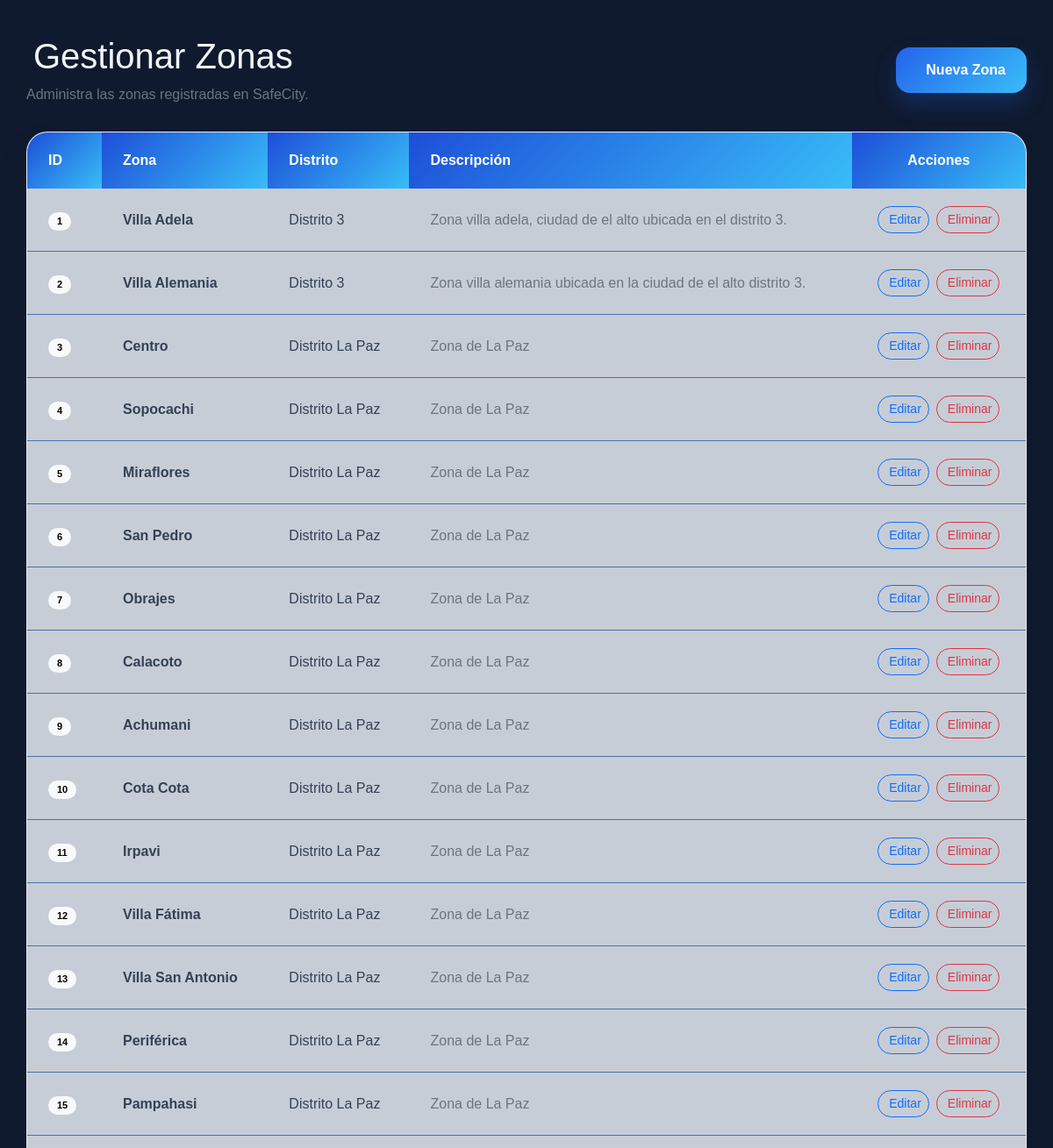
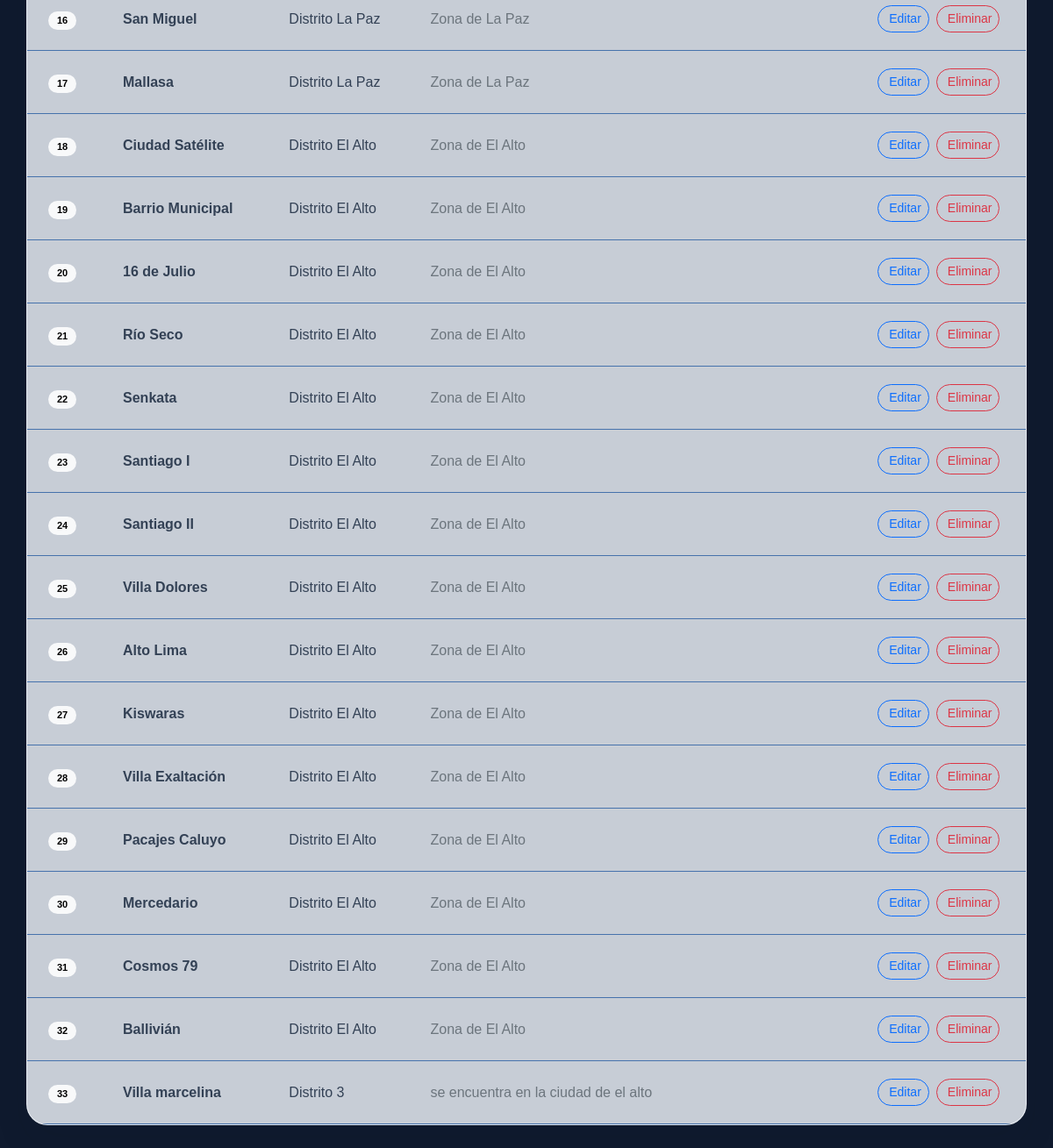
The app's page /zonas (signed in) with its own data (2 pictures, top to bottom).
### app/models/zona.py (models this page shows)
class Zona(db.Model):
    __tablename__ = "zonas"
    id_zona = db.Column(
        db.Integer,
        primary_key=True
    )
    nombre_zona = db.Column(
        db.String(100),
        nullable=False
    )
    distrito = db.Column(
        db.String(100)
    )
    descripcion = db.Column(
        db.String(200)
    )

### app/blueprints/zonas/routes.py (the view)
@zonas_bp.route("/zonas")
@login_required
def listar():
    zonas = Zona.query.all()
    return render_template(
        "zonas/listar.html",
        zonas=zonas
    )

### app/__init__.py (called while the page is built)
@login_manager.user_loader
def load_user(user_id):
    return Usuario.query.get(
        int(user_id)
    )

### app/templates/zonas/listar.html (shortened to what this page needs)
{% extends "base.html" %}
{% block content %}
<div class="admin-page">
<div class="admin-header">
    <div>
        <h1 class="admin-title">
            Gestionar Zonas
        </h1>
        <p class="text-secondary mb-0">
            Administra las zonas registradas en SafeCity.
        </p>
    </div>
    <a href="{{ url_for('zonas.crear') }}"
       class="admin-btn">
        Nueva Zona
    </a>
</div>
<div class="admin-card">
    <div class="table-responsive">
        <table class="table align-middle mb-0">
            <thead>
                <tr>
                    <th>ID</th>
                    <th>Zona</th>
                    <th>Distrito</th>
                    <th>Descripción</th>
                    <th class="text-center">Acciones</th>
                </tr>
            </thead>
            <tbody>
                {% for zona in zonas %}
                <tr>
                    <td>
                        <span class="badge rounded-pill text-bg-light">
                            {{ zona.id_zona }}
                        </span>
                    </td>
                    <td class="fw-semibold">
                        {{ zona.nombre_zona }}
                    </td>
                    <td>
                        Distrito {{ zona.distrito }}
                    </td>
                    <td class="text-secondary">
                        {{ zona.descripcion }}
                    </td>
                    <td>
                        <div class="d-flex justify-content-center gap-2">
                            <a href="{{ url_for('zonas.editar', id=zona.id_zona) }}"
                               class="btn btn-sm btn-outline-primary rounded-pill">
                                Editar
                            </a>
                            <a href="{{ url_for('zonas.eliminar', id=zona.id_zona) }}"
                               class="btn btn-sm btn-outline-danger rounded-pill"
                               onclick="return confirm('¿Deseas eliminar esta zona?')">
                                Eliminar
                            </a>
                        </div>
                    </td>
                </tr>
                {% endfor %}
            </tbody>
        </table>
    </div>
</div>
</div>
{% endblock %}

### app/static/css/style.css (style rules this page uses)
body { background:#eef3f8; font-family:Arial,Helvetica,sans-serif; }
.btn { border-radius:10px; }
.table { background:white; border-radius:10px; }

### app/static/css/safecity.css (style rules this page uses)
:root { --bg-primary:#0f1a2e; --bg-secondary:#162035; --bg-accent:#0c1e3d; --blue-primary:#2563eb; --blue-secondary:#1a3a8f; --blue-light:#60a5fa; --text-primary:#f1f5f9; --text-secondary:#cbd5e1; --text-muted:#64748b; --success:#34d399; --warning:#fbbf24; --border:rgba(255,255,255,.08); --radius-sm:8px; --radius-md:12px; --radius-lg:18px; }
* { box-sizing:border-box; margin:0; padding:0; }
body { background:var(--bg-primary); color:var(--text-primary); font-family:Arial,Helvetica,sans-serif; }
.badge { padding:5px 10px; border-radius:20px; font-size:11px; }
.admin-page { max-width: 1400px; margin: 0 auto; padding: 40px 30px; }
.admin-header { display: flex; justify-content: space-between; align-items: center; gap: 20px; margin-bottom: 30px; }
.admin-card { background: #f8fbff; border: 1px solid rgba(148, 163, 184, .18); border-radius: 24px; overflow: hidden; box-shadow: 0 20px 40px rgba( 15, 23, 42, .08 ); }
.admin-btn { display: inline-flex; align-items: center; gap: 10px; padding: 14px 24px; background: linear-gradient( 135deg, #2563eb, #38bdf8 ); color: #fff; text-decoration: none; border-radius: 16px; font-weight: 600; box-shadow: 0 12px 24px rgba( 37, 99, 235, .25 ); transition: all .25s ease; }
.admin-card .table { margin: 0; }
.admin-card table thead th { background: linear-gradient( 135deg, #1d4ed8, #38bdf8 ); color: #fff; border: none; padding: 20px 24px; }
.admin-card table tbody td { padding: 20px 24px; vertical-align: middle; background: #c7cdd6; color: #334155; }
.admin-card table tbody tr { border-color: #4672ac; }

### records on screen
Zona: id_zona "1", nombre_zona "Villa Adela", distrito "3", descripcion "Zona villa adela, ciudad de el alto ubicada en el distrito 3."
Zona: id_zona "2", nombre_zona "Villa Alemania", distrito "3", descripcion "Zona villa alemania ubicada en la ciudad de el alto distrito 3."
Zona: id_zona "3", nombre_zona "Centro", distrito "La Paz", descripcion "Zona de La Paz"
Zona: id_zona "4", nombre_zona "Sopocachi", distrito "La Paz", descripcion "Zona de La Paz"
Zona: id_zona "5", nombre_zona "Miraflores", distrito "La Paz", descripcion "Zona de La Paz"
Zona: id_zona "6", nombre_zona "San Pedro", distrito "La Paz", descripcion "Zona de La Paz"
Zona: id_zona "7", nombre_zona "Obrajes", distrito "La Paz", descripcion "Zona de La Paz"
Zona: id_zona "8", nombre_zona "Calacoto", distrito "La Paz", descripcion "Zona de La Paz"
Zona: id_zona "9", nombre_zona "Achumani", distrito "La Paz", descripcion "Zona de La Paz"
Zona: id_zona "10", nombre_zona "Cota Cota", distrito "La Paz", descripcion "Zona de La Paz"
Zona: id_zona "11", nombre_zona "Irpavi", distrito "La Paz", descripcion "Zona de La Paz"
Zona: id_zona "12", nombre_zona "Villa Fátima", distrito "La Paz", descripcion "Zona de La Paz"
Zona: id_zona "13", nombre_zona "Villa San Antonio", distrito "La Paz", descripcion "Zona de La Paz"
Zona: id_zona "14", nombre_zona "Periférica", distrito "La Paz", descripcion "Zona de La Paz"
Zona: id_zona "15", nombre_zona "Pampahasi", distrito "La Paz", descripcion "Zona de La Paz"
Zona: id_zona "16", nombre_zona "San Miguel", distrito "La Paz", descripcion "Zona de La Paz"
Zona: id_zona "17", nombre_zona "Mallasa", distrito "La Paz", descripcion "Zona de La Paz"
Zona: id_zona "18", nombre_zona "Ciudad Satélite", distrito "El Alto", descripcion "Zona de El Alto"
Zona: id_zona "19", nombre_zona "Barrio Municipal", distrito "El Alto", descripcion "Zona de El Alto"
Zona: id_zona "20", nombre_zona "16 de Julio", distrito "El Alto", descripcion "Zona de El Alto"
Zona: id_zona "21", nombre_zona "Río Seco", distrito "El Alto", descripcion "Zona de El Alto"
Zona: id_zona "22", nombre_zona "Senkata", distrito "El Alto", descripcion "Zona de El Alto"
Zona: id_zona "23", nombre_zona "Santiago I", distrito "El Alto", descripcion "Zona de El Alto"
Zona: id_zona "24", nombre_zona "Santiago II", distrito "El Alto", descripcion "Zona de El Alto"
Zona: id_zona "25", nombre_zona "Villa Dolores", distrito "El Alto", descripcion "Zona de El Alto"
Zona: id_zona "26", nombre_zona "Alto Lima", distrito "El Alto", descripcion "Zona de El Alto"
Zona: id_zona "27", nombre_zona "Kiswaras", distrito "El Alto", descripcion "Zona de El Alto"
Zona: id_zona "28", nombre_zona "Villa Exaltación", distrito "El Alto", descripcion "Zona de El Alto"
Zona: id_zona "29", nombre_zona "Pacajes Caluyo", distrito "El Alto", descripcion "Zona de El Alto"
Zona: id_zona "30", nombre_zona "Mercedario", distrito "El Alto", descripcion "Zona de El Alto"
Zona: id_zona "31", nombre_zona "Cosmos 79", distrito "El Alto", descripcion "Zona de El Alto"
Zona: id_zona "32", nombre_zona "Ballivián", distrito "El Alto", descripcion "Zona de El Alto"
Zona: id_zona "33", nombre_zona "Villa marcelina", distrito "3", descripcion "se encuentra en la ciudad de el alto"
